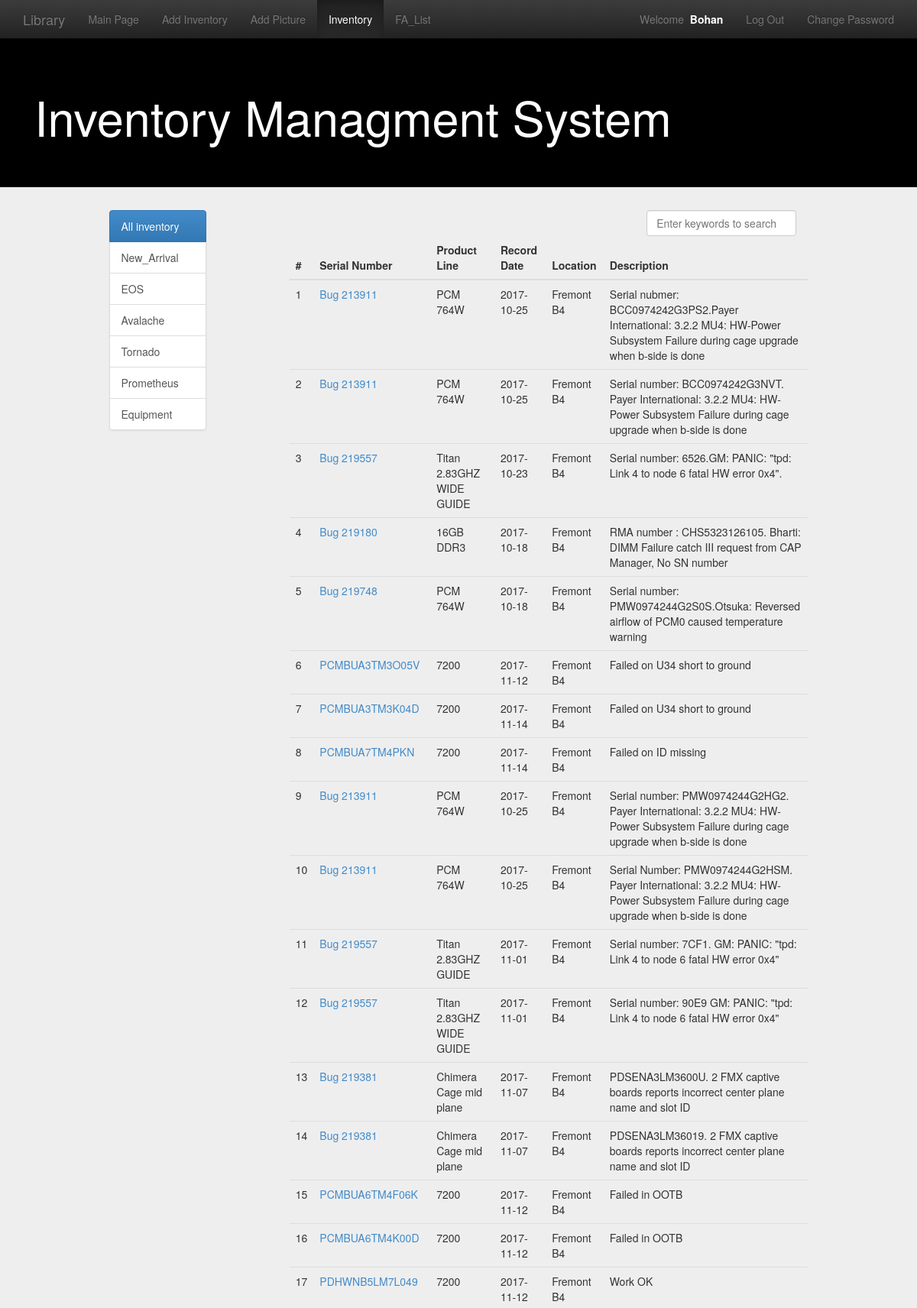
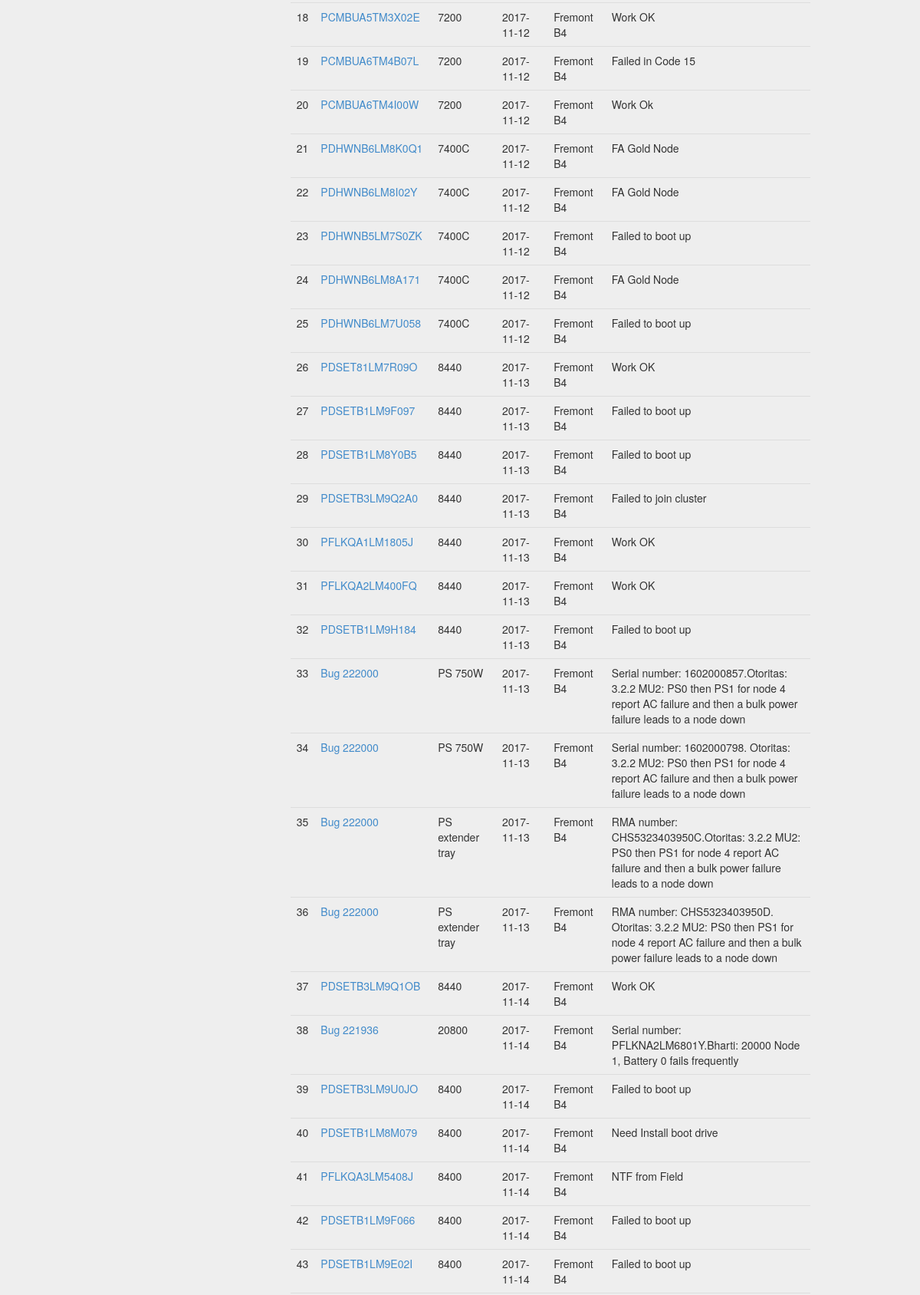
The app's page /view_inventory_list/ (signed in, upper part) with its own data (2 pictures, top to bottom).
### management/models.py (models this page shows, shortened)
class MyUser(models.Model):
    user = models.OneToOneField(User)
    nickname = models.CharField(max_length=16)
    permission = models.IntegerField(default=1)

class Inventory(models.Model):
    name = models.CharField('Part_number',max_length=128)
    price = models.CharField('Location',max_length=128)
    author = models.CharField('Product_Line',max_length=128)
    publish_date = models.DateField('Record Date')
    category = models.CharField('Category',max_length=128)
    description = models.CharField('Description',max_length=256)
    class META:
        ordering = ['name']

### management/views.py (the view)
# urls.py: url(r'^view_inventory_list/$', views.view_inventory_list, name='view_inventory_list'),
@user_passes_test(permission_check2)
def view_inventory_list(request):
    user = request.user if request.user.is_authenticated() else None
    category_list = Inventory.objects.values_list('category', flat=True).distinct()
    query_category = request.GET.get('category', 'all')
    if (not query_category) or Inventory.objects.filter(category=query_category).count() is 0:
        query_category = 'all'
        inventory_list = Inventory.objects.all()
    else:
        inventory_list = Inventory.objects.filter(category=query_category)
    if request.method == 'POST':
        keyword = request.POST.get('keyword', '')
        inventory_list = Inventory.objects.filter(name__contains=keyword)
        query_category = 'all'
    paginator = Paginator(inventory_list, 65)
    page = request.GET.get('page')
    try:
        inventory_list = paginator.page(page)
    except PageNotAnInteger:
        inventory_list = paginator.page(1)
    except EmptyPage:
        inventory_list = paginator.page(paginator.num_pages)
    content = {
        'user': user,
        'active_menu': 'view_inventory',
        'category_list': category_list,
        'query_category': query_category,
        'inventory_list': inventory_list,
    }
    return render(request, 'management/view_inventory_list.html', content)

### management/utils.py (called while the page is built)
def permission_check2(user):
    if user.is_authenticated():
        return user.myuser.permission > 1
    else:
        return False

### templates/management/view_inventory_list.html (shortened to what this page needs)
{% extends "management/base.html" %}
{% load staticfiles %}
{% block content %}
    <div class="container">
        <div class="row">
            <div class="col-md-10 col-md-offset-1">
                <div class="col-md-2">
                    <div class="list-group">
                        <a href="{% url 'view_inventory_list' %}" class="list-group-item" id="id_category_all">
                            All inventory
                        </a>
                        {% for category in category_list %}
                            <a href="{% url 'view_inventory_list' %}?category={{ category }}" class="list-group-item"
                               id="id_category_{{ category }}">
                                {{ category }}
                            </a>
                        {% endfor %}
                    </div>
                </div>
                <div class="col-md-9 col-md-offset-1">
                    <div class="col-md-4 col-md-offset-8">
                        <form role="form" method="post" name="search_form">
                            <input type="search" class="form-control" name="keyword"
                                   placeholder="Enter keywords to search" id="id_search_input" onkeyup="key_up()"
                                   autofocus>
                        </form>
                    </div>
                    <table class="table table-hover">
                        <thead>
                        <tr>
                            <th>#</th>
                            <th>Serial Number</th>
                            <th>Product Line</th>
                            <th>Record Date</th>
                            <th>Location</th>
                            <th>Description</th>
                        </tr>
                        </thead>
                        <tbody>
                        {% for inventory in inventory_list %}
                            <tr>
                                <td>{{ forloop.counter }}</td>
                                <td><a href="{% url 'detail' %}?id={{ inventory.id }}">{{ inventory.name }}</a></td>
                                <td>{{ inventory.author }}</td>
                                <td>{{ inventory.publish_date|date:"Y-m-d" }}</td>
                                <td>{{ inventory.price }}</td>
                                <td>{{ inventory.description }}</td>
                            </tr>
                        {% empty %}
                            <tr>
                                <td>No Result</td>
                            </tr>
                        {% endfor %}
                        </tbody>
                    </table>
                </div>
            </div>
        </div>
    </div>
{% endblock %}

### templates/management/base.html (shortened to what this page needs)
{% load staticfiles %}
<!DOCTYPE html>
<html>
<head>
    <link rel="stylesheet" type="text/css" href="{% static 'css/bootstrap.min.css' %}">
    <link rel="stylesheet" type="text/css" href="{% static 'css/bootstrap-theme.min.css' %}">
    <link rel="stylesheet" type="text/css" href="{% static 'css/base.css' %}">
</head>
<body>
<nav class="navbar navbar-inverse navbar-fixed-top" role="navigation">
    <div class="container">
        <div class="navbar-header">
            <a href="{% url 'homepage' %}" class="navbar-brand">Library</a>
        </div>
        <div class="collapse navbar-collapse" id="navbar-collapse-basepage">
            <ul class="nav navbar-nav">
                <li id="homepage"><a href="{% url 'homepage' %}">Main Page</a></li>
                  {% if user.myuser.permission > 3 %}
                    <li id="add_inventory"><a href="{% url 'add_inventory' %}">Add Inventory</a></li>
                    <li id="add_img"><a href="{% url 'add_img' %}">Add Picture</a></li>
                {% endif %}
                {% if user.myuser.permission > 1 %}
                <li id="view_inventory"><a href="{% url 'view_inventory_list' %}">Inventory</a></li>
                {% endif %}
                <li id="view_FA"><a href="{% url 'view_FA_list' %}">FA_List</a></li>
            </ul>
            <ul class="nav navbar-nav navbar-right">
                {% if user %}
                    <li><p class="navbar-text">Welcome&nbsp;&nbsp;<span id="base_name">{{ user.myuser.nickname }}</span></p>
                    </li>
                    <li><a href="{% url 'logout' %}">Log Out</a></li>
                    <li><a href="{% url 'set_password' %}">Change Password</a></li>
                {% else %}
                    <li><a href="{% url 'signup' %}">Sign Up</a></li>
                    <li><a href="{% url 'login' %}">Log In</a></li>
                {% endif %}
            </ul>
        </div>
    </div>
</nav>
<header class="jumbotron subhead" id="header-base">
    <div class="container">
        <h1>Inventory Managment System</h1>
    </div>
</header>
{% block content %}{% endblock %}
</body>
</html>

### management/static/css/base.css (style rules this page uses)
body { padding-top: 50px; background-color: #eeeeee; }
#header-base { background-color: #000; color: #fff; }
#base_name { color: #fff; font-weight: bold; }

### records on screen
Inventory: name "Bug 213911", author "PCM 764W", publish_date "2017-10-25", price "Fremont B4", description "Serial nubmer: BCC0974242G3PS2.Payer International: 3.2.2 MU4: HW-Power Subsystem Failure during cage upgrade when b-side is done"
Inventory: name "Bug 213911", author "PCM 764W", publish_date "2017-10-25", price "Fremont B4", description "Serial number: BCC0974242G3NVT. Payer International: 3.2.2 MU4: HW-Power Subsystem Failure during cage upgrade when b-side is done"
Inventory: name "Bug 219557", author "Titan 2.83GHZ WIDE GUIDE", publish_date "2017-10-23", price "Fremont B4", description "Serial number: 6526.GM: PANIC: \"tpd: Link 4 to node 6 fatal HW error 0x4\"."
Inventory: name "Bug 219180", author "16GB DDR3", publish_date "2017-10-18", price "Fremont B4", description "RMA number : CHS5323126105. Bharti: DIMM Failure catch III request from CAP Manager, No SN number"
Inventory: name "Bug 219748", author "PCM 764W", publish_date "2017-10-18", price "Fremont B4", description "Serial number: PMW0974244G2S0S.Otsuka: Reversed airflow of PCM0 caused temperature warning"
Inventory: name "PCMBUA3TM3O05V", author "7200", publish_date "2017-11-12", price "Fremont B4", description "Failed on U34 short to ground"
Inventory: name "PCMBUA3TM3K04D", author "7200", publish_date "2017-11-14", price "Fremont B4", description "Failed on U34 short to ground"
Inventory: name "PCMBUA7TM4PKN", author "7200", publish_date "2017-11-14", price "Fremont B4", description "Failed on ID missing"
Inventory: name "Bug 213911", author "PCM 764W", publish_date "2017-10-25", price "Fremont B4", description "Serial number: PMW0974244G2HG2. Payer International: 3.2.2 MU4: HW-Power Subsystem Failure during cage upgrade when b-side is done"
Inventory: name "Bug 213911", author "PCM 764W", publish_date "2017-10-25", price "Fremont B4", description "Serial Number: PMW0974244G2HSM. Payer International: 3.2.2 MU4: HW-Power Subsystem Failure during cage upgrade when b-side is done"
Inventory: name "Bug 219557", author "Titan 2.83GHZ GUIDE", publish_date "2017-11-01", price "Fremont B4", description "Serial number: 7CF1. GM: PANIC: \"tpd: Link 4 to node 6 fatal HW error 0x4\""
Inventory: name "Bug 219557", author "Titan 2.83GHZ WIDE GUIDE", publish_date "2017-11-01", price "Fremont B4", description "Serial number: 90E9 GM: PANIC: \"tpd: Link 4 to node 6 fatal HW error 0x4\""
Inventory: name "Bug 219381", author "Chimera Cage mid plane", publish_date "2017-11-07", price "Fremont B4", description "PDSENA3LM3600U. 2 FMX captive boards reports incorrect center plane name and slot ID"
Inventory: name "Bug 219381", author "Chimera Cage mid plane", publish_date "2017-11-07", price "Fremont B4", description "PDSENA3LM36019. 2 FMX captive boards reports incorrect center plane name and slot ID"
Inventory: name "PCMBUA6TM4F06K", author "7200", publish_date "2017-11-12", price "Fremont B4", description "Failed in OOTB"
Inventory: name "PCMBUA6TM4K00D", author "7200", publish_date "2017-11-12", price "Fremont B4", description "Failed in OOTB"
Inventory: name "PDHWNB5LM7L049", author "7200", publish_date "2017-11-12", price "Fremont B4", description "Work OK"
Inventory: name "PCMBUA5TM3X02E", author "7200", publish_date "2017-11-12", price "Fremont B4", description "Work OK"
Inventory: name "PCMBUA6TM4B07L", author "7200", publish_date "2017-11-12", price "Fremont B4", description "Failed in Code 15"
Inventory: name "PCMBUA6TM4I00W", author "7200", publish_date "2017-11-12", price "Fremont B4", description "Work Ok"
Inventory: name "PDHWNB6LM8K0Q1", author "7400C", publish_date "2017-11-12", price "Fremont B4", description "FA Gold Node"
Inventory: name "PDHWNB6LM8I02Y", author "7400C", publish_date "2017-11-12", price "Fremont B4", description "FA Gold Node"
Inventory: name "PDHWNB5LM7S0ZK", author "7400C", publish_date "2017-11-12", price "Fremont B4", description "Failed to boot up"
Inventory: name "PDHWNB6LM8A171", author "7400C", publish_date "2017-11-12", price "Fremont B4", description "FA Gold Node"
Inventory: name "PDHWNB6LM7U058", author "7400C", publish_date "2017-11-12", price "Fremont B4", description "Failed to boot up"
Inventory: name "PDSET81LM7R09O", author "8440", publish_date "2017-11-13", price "Fremont B4", description "Work OK"
Inventory: name "PDSETB1LM9F097", author "8440", publish_date "2017-11-13", price "Fremont B4", description "Failed to boot up"
Inventory: name "PDSETB1LM8Y0B5", author "8440", publish_date "2017-11-13", price "Fremont B4", description "Failed to boot up"
Inventory: name "PDSETB3LM9Q2A0", author "8440", publish_date "2017-11-13", price "Fremont B4", description "Failed to join cluster"
Inventory: name "PFLKQA1LM1805J", author "8440", publish_date "2017-11-13", price "Fremont B4", description "Work OK"
Inventory: name "PFLKQA2LM400FQ", author "8440", publish_date "2017-11-13", price "Fremont B4", description "Work OK"
Inventory: name "PDSETB1LM9H184", author "8440", publish_date "2017-11-13", price "Fremont B4", description "Failed to boot up"
Inventory: name "Bug 222000", author "PS 750W", publish_date "2017-11-13", price "Fremont B4", description "Serial number: 1602000857.Otoritas: 3.2.2 MU2: PS0 then PS1 for node 4 report AC failure and then a bulk power failure leads to a node down"
Inventory: name "Bug 222000", author "PS 750W", publish_date "2017-11-13", price "Fremont B4", description "Serial number: 1602000798. Otoritas: 3.2.2 MU2: PS0 then PS1 for node 4 report AC failure and then a bulk power failure leads to a node down"
Inventory: name "Bug 222000", author "PS extender tray", publish_date "2017-11-13", price "Fremont B4", description "RMA number: CHS5323403950C.Otoritas: 3.2.2 MU2: PS0 then PS1 for node 4 report AC failure and then a bulk power failure leads to a node down"
Inventory: name "Bug 222000", author "PS extender tray", publish_date "2017-11-13", price "Fremont B4", description "RMA number: CHS5323403950D. Otoritas: 3.2.2 MU2: PS0 then PS1 for node 4 report AC failure and then a bulk power failure leads to a node down"
Inventory: name "PDSETB3LM9Q1OB", author "8440", publish_date "2017-11-14", price "Fremont B4", description "Work OK"
Inventory: name "Bug 221936", author "20800", publish_date "2017-11-14", price "Fremont B4", description "Serial number: PFLKNA2LM6801Y.Bharti: 20000 Node 1, Battery 0 fails frequently"
Inventory: name "PDSETB3LM9U0JO", author "8400", publish_date "2017-11-14", price "Fremont B4", description "Failed to boot up"
Inventory: name "PDSETB1LM8M079", author "8400", publish_date "2017-11-14", price "Fremont B4", description "Need Install boot drive"
Inventory: name "PFLKQA3LM5408J", author "8400", publish_date "2017-11-14", price "Fremont B4", description "NTF from Field"
Inventory: name "PDSETB1LM9F066", author "8400", publish_date "2017-11-14", price "Fremont B4", description "Failed to boot up"
Inventory: name "PDSETB1LM9E02I", author "8400", publish_date "2017-11-14", price "Fremont B4", description "Failed to boot up"

### other values on screen
{{ user.myuser.nickname }} "Bohan"
{{ category }} "New_Arrival" "EOS" "Avalache" "Tornado" "Prometheus" "Equipment"
